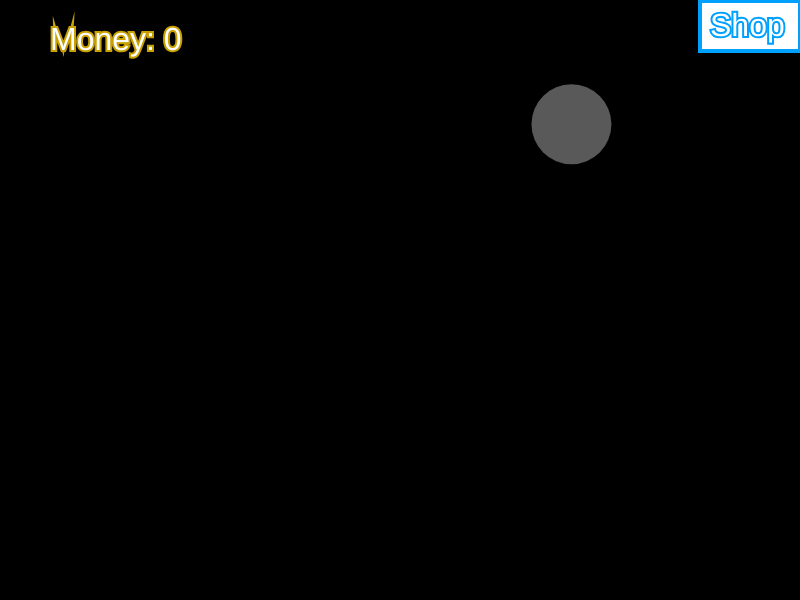
Frame 1 (no input)
Frame 60 (no input): identical to frame 1, image omitted
Frame 120 (the mouse pressed at the canvas centre since frame 60): identical to frame 1, image omitted

The p5.js sketch that drew this single still picture (run headless with seeded random() and noise() and a simulated clock; from frame 60 on, the mouse is pressed at the canvas centre):

// p5.js sketch
// ── sketch.js
let bubbles = [];
let bubbleCount = 1;
let money = 0;
let b;
let shopOpen = false;

function setup() {
  createCanvas(800, 600);
  background(color(0, 0, 0));
  for (let i = 0; i < bubbleCount; i++) {
    bubbles[i] = new bubble(true,random(0,width), random(0,height), random(10, 50), random(1, 255));
  }
  setInterval(createbubble, 2000);
  b = new button(700,1, 100, 50);
  b.show();
  shop = new shop(false, money);
}

function draw() {
    background(0);
    for (let i = 0; i < bubbles.length; i++) {
        bubbles[i].show();
        
    } 
  textSize(32);
  fill(255);
  stroke(color(200, 160, 0));
  strokeWeight(4);
  text(`Money: ${money}`, 50, 50);
  b.show();
  if (shopOpen) {
    shop.show();
    shop.a = true;
  }
}


function mousePressed() {
    for (let i = 0; i < bubbles.length; i++) {
        if (bubbles[i].clicked(mouseX, mouseY)) {
            bubbles.splice(i, 1);
            money += 1;
        }
    }
    if (b.clicked(mouseX, mouseY)) {
        if (shopOpen) {
            // Close shop
            shopOpen = false;
        }
        // Open shop
        else {
            shopOpen = true;
        }
    }
}

function createbubble() {
    bubbles.push(new bubble(true,random(0,width), random(0,height), random(10, 50), color(random(1, 255), random(1, 255), random(1, 255)))); 
}

class button {
    constructor(x,y,w,h) {
        this.x = x;
        this.y = y;
        this.w = w;
        this.h = h;

    }
    show() {
        fill(255);
        stroke(color(0, 160, 255));
        rect(this.x, this.y, this.w, this.h);
        text("Shop", this.x+10, this.y + this.h-15);
    }
    clicked(x,y) {
        if (x > this.x && x < this.x + this.w && y > this.y && y < this.y + this.h) {
            return true;
        }
        
    }
}



// ── bubble.js
class bubble {
    constructor(a,x,y,r,c) {
        this.a = a;
        this.x = x;
        this.y = y;
        this.r = r;
        this.c = c;
    }

    show() {
        noStroke();
        fill(this.c);
        circle(this.x, this.y, this.r*2);
    }
    clicked(x,y) {
        let d = dist(x, y, this.x, this.y);
        if (d < this.r) {
            this.a = false;
            return true;
        }
        
    }

}

// ── shop.js
class shop {
    constructor(a,money) {
    this.a = a;
    this.money = money;
    }

    show() {
        fill(255);
        stroke(color(100, 100, 100));
        rect(width/5, height/4, width-300, height-300);
    }
}
